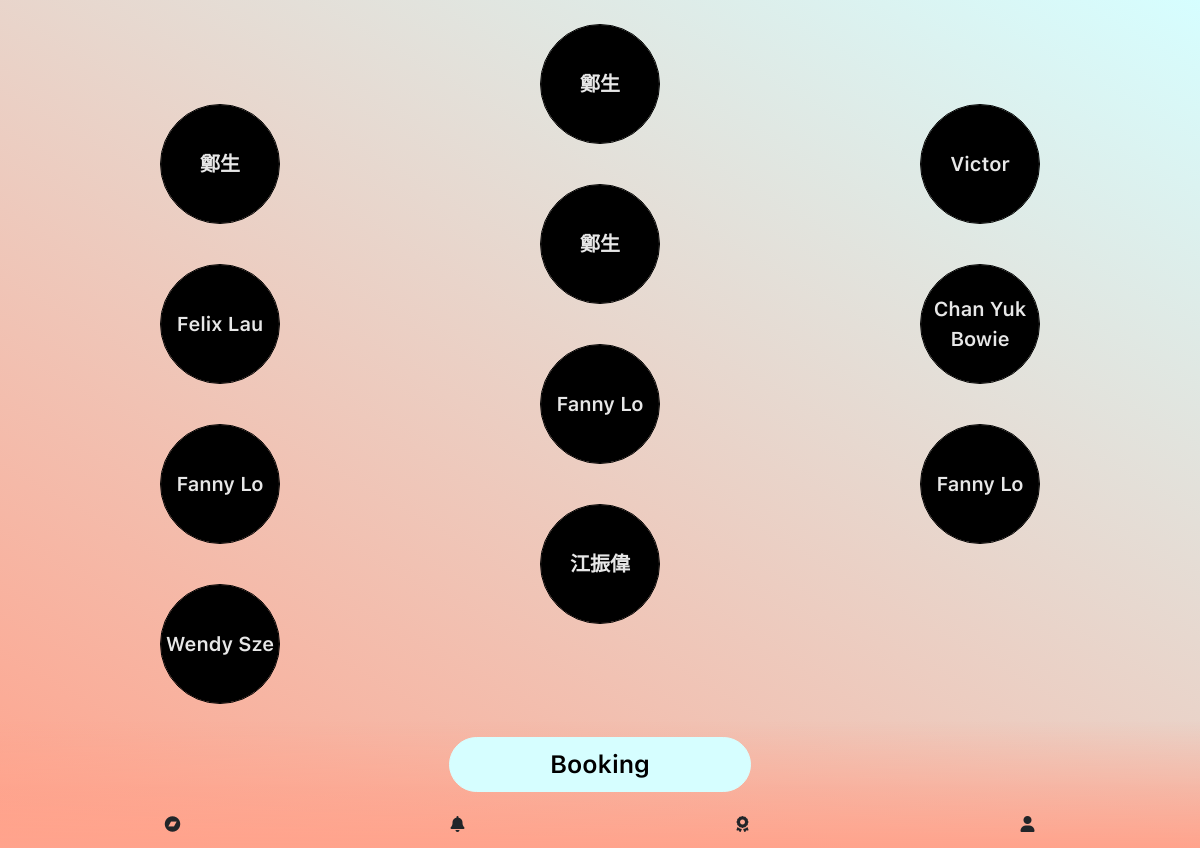
The page / on the database its author committed.
### tables this page shows
CREATE TABLE `restaurant` (
  `id` int(11) NOT NULL,
  `name` varchar(100) NOT NULL,
  `brand` varchar(150) NOT NULL,
  `number` varchar(150) NOT NULL,
  `address` varchar(500) NOT NULL,
  `image` varchar(250) NOT NULL,
  `status` int(11) NOT NULL DEFAULT 1,
  `updated_at` timestamp NOT NULL DEFAULT current_timestamp() ON UPDATE current_timestamp()
);

### admin/includes/dbController.php (called while the page is built, shortened)
<?php
class DBController {
    private $host = "localhost";
    private $user = "root";
    private $password = "";
    private $database = "restaurents";
    private $conn;
    function __construct() {
        $this->conn = $this->connectDB();
    }
    function connectDB() {
        $conn = mysqli_connect($this->host,$this->user,$this->password,$this->database);
        return $conn;
    }
    function runQuery($query) {
        $result = mysqli_query($this->conn,$query);
        while($row=mysqli_fetch_assoc($result)) {
            $resultset[] = $row;
        }
        if(!empty($resultset))
            return $resultset;
    }
    function numRows($query) {
        $result  = mysqli_query($this->conn,$query);
        $rowcount = mysqli_num_rows($result);
        return $rowcount;
    }
}

### includes/db-configure.php (called while the page is built)
<?php
require_once("admin/includes/dbController.php");
$db_handle = new DBController();
require_once("admin/includes/send_report.php");

### admin/includes/send_report.php (called while the page is built, shortened)
<?php
$daily_report = $db_handle->runQuery("SELECT * FROM `daily_report` order by id desc");
$monthly_report = $db_handle->runQuery("SELECT * FROM `monthly_report` order by id desc");

### index.php (the view, shortened to what this page needs)
<?php
require_once('includes/db-configure.php');
?>
<!doctype html>
<html lang="en">
<head>
    <link href="assets/vendors/bootstrap/css/bootstrap.min.css" rel="stylesheet"/>
    <link rel="stylesheet" href="assets/vendors/font-awesome/css/all.min.css"/>
    <link rel='stylesheet' href='assets/vendors/swiper/css/swiper.min.css'>
    <link rel='stylesheet' href='assets/css/style.css'>
</head>
<body>
<section class="container mt-3 pt-2 mb-5 pb-5">
    <?php
    $restaurant_data = $db_handle->runQuery("SELECT * FROM restaurant where status=1 order by id desc");
    $row_count = $db_handle->numRows("SELECT * FROM restaurant where status=1 order by id desc");
    $c = 0;
    for ($i = 0; $i < $row_count; $i++) {
        ?>
        <?php if ($i == 0) { ?>
            <div class="row <?php if ($i + 1 == $row_count) {
                echo 'mb-5';
            } ?> ">
                <div class="col-4 d-flex justify-content-center justify-content-center">
                </div>
                <div class="col-4 d-flex justify-content-center justify-content-center img-text">
                    <img src="<?php echo $restaurant_data[$i]["image"]; ?>" class="rounded-circle product-image">
                    <div class="centered">
                        <a href="Product?restaurant_id=<?php echo $restaurant_data[$i]["id"]; ?>"
                           class="product-link"><?php echo $restaurant_data[$i]["name"]; ?></a>
                    </div>
                </div>
                <div class="col-4 d-flex justify-content-center justify-content-center">
                </div>
            </div>
        <?php } else if ($c == 0) {
            $c = 1;
            ?>
            <div class="row product-margin <?php if ($i + 1 == $row_count) {
                echo 'mb-5';
            } ?> ">
                <div class="col-4 d-flex justify-content-center justify-content-center img-text">
                    <img src="<?php echo $restaurant_data[$i]["image"]; ?>" class="rounded-circle product-image">
                    <div class="centered">
                        <a href="Product?restaurant_id=<?php echo $restaurant_data[$i]["id"]; ?>"
                           class="product-link"><?php echo $restaurant_data[$i]["name"]; ?></a>
                    </div>
                </div>
                <div class="col-4 d-flex justify-content-center justify-content-center">
                    <?php $i++; ?>
                </div>
                <div class="col-4 d-flex justify-content-center justify-content-center img-text">
                    <?php if ($i < $row_count) { ?>
                        <img src="<?php echo $restaurant_data[$i]["image"]; ?>" class="rounded-circle product-image">
                        <div class="centered">
                            <a href="Product?restaurant_id=<?php echo $restaurant_data[$i]["id"]; ?>"
                               class="product-link"><?php echo $restaurant_data[$i]["name"]; ?></a>
                        </div>
                    <?php } ?>
                </div>
            </div>
            <?php
        } else {
            $c = 0;
            ?>
            <div class="row product-margin <?php if ($i + 1 == $row_count) {
                echo 'mb-5';
            } ?> ">
                <div class="col-4 d-flex justify-content-center justify-content-center">
                </div>
                <div class="col-4 d-flex justify-content-center justify-content-center img-text">
                    <img src="<?php echo $restaurant_data[$i]["image"]; ?>" class="rounded-circle product-image">
                    <div class="centered">
                        <a href="Product?restaurant_id=<?php echo $restaurant_data[$i]["id"]; ?>"
                           class="product-link"><?php echo $restaurant_data[$i]["name"]; ?></a>
                    </div>
                </div>
                <div class="col-4 d-flex justify-content-center justify-content-center">
                </div>
            </div>
        <?php } ?>
        <?php
    }
    ?>
</section>
<footer class="fixed-bottom pb-3 pt-3 bg-custom">
    <div class="container">
        <div class="d-flex justify-content-center align-items-center">
            <button type="button" class="btn btn-info btn-lg custom-button" onclick="window.location.href='Booking'">
                Booking
            </button>
        </div>
        <div class="row mt-4">
            <div class="col-3 d-flex justify-content-center align-items-center">
                <i class="fa-brands fa-bandcamp"></i>
            </div>
            <div class="col-3 d-flex justify-content-center align-items-center">
                <i class="fa-solid fa-bell"></i>
            </div>
            <div class="col-3 d-flex justify-content-center align-items-center">
                <i class="fa-solid fa-award"></i>
            </div>
            <div class="col-3 d-flex justify-content-center align-items-center">
                <i class="fa-solid fa-user"></i>
            </div>
        </div>
    </div>
</footer>
</body>
</html>

### assets/css/style.css (style rules this page uses)
body { background-image: linear-gradient(210deg, #d6feff, #ffa38c); height: 100%; margin: 0; background-repeat: no-repeat; background-attachment: fixed; }
.bg-custom { background: linear-gradient(180deg, #fbfbfb00, #ffa38c); }
.product-image { height: 120px; width: 120px; border: 1px solid black; }
.img-text { position: relative; text-align: center; color: white; }
.centered { font-family: 'sf-pro-semibold'; position: absolute; top: 50%; left: 50%; transform: translate(-50%, -50%); font-size: 20px; font-weight: bold; }
.product-link { text-decoration: none; color: #e7e7e7; }
.product-margin { margin-top: -40px; }
.custom-button { font-family: 'sf-pro-semibold'; background-color: #d6feff; border-color: #d6feff; border-radius: 35px; font-size: 25px; color: black; padding: 8px 100px; }

### rows shown on the page
restaurant: image (picture), name "鄭生"
restaurant: image (picture), name "鄭生", restaurant.image (picture)
restaurant: name "Victor"
restaurant: image (picture), name "鄭生"
restaurant: image (picture), name "Felix Lau", restaurant.image (picture)
restaurant: name "Chan Yuk Bowie"
restaurant: image (picture), name "Fanny Lo"
restaurant: image (picture), name "Fanny Lo", restaurant.image (picture)
restaurant: name "Fanny Lo"
restaurant: image (picture), name "江振偉"
restaurant: image (picture), name "Wendy Sze"
